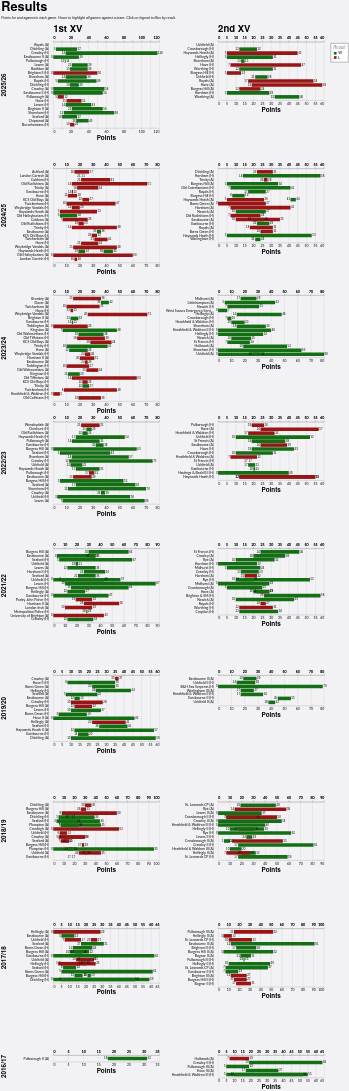

Write a Vega-Lite specification for this figure.
### Vega-Lite specification from a JSON file in a GitHub repository (floating-point values rounded to 4 significant figures; data arrays with more than 128 entries replaced by an {"elided": "..."} marker saying what was removed)
{"config": {"axis": {"labelFont": "Lato, sans-serif", "titleFont": "PT Sans Narrow, Helvetica Neue, Helvetica, Arial, sans-serif", "labelFontSize": 13, "titleFontSize": 24, "gridColor": "#202947", "gridOpacity": 0.2}, "header": {"labelFont": "PT Sans Narrow, Helvetica Neue, Helvetica, Arial, sans-serif", "titleFont": "PT Sans Narrow, Helvetica Neue, Helvetica, Arial, sans-serif", "labelFontSize": 24, "titleFontSize": 28, "labelFontWeight": "bold", "orient": "left"}, "legend": {"labelFont": "Lato, sans-serif", "titleFont": "PT Sans Narrow, Helvetica Neue, Helvetica, Arial, sans-serif", "labelFontSize": 14, "titleFontSize": 16, "titlePadding": 5, "fillColor": "white", "strokeColor": "black", "padding": 10, "titleFontWeight": "lighter", "titleFontStyle": "italic", "titleColor": "gray", "offset": 10}, "title": {"font": "PT Sans Narrow, Helvetica Neue, Helvetica, Arial, sans-serif", "fontSize": 48, "fontWeight": "bold", "anchor": "start", "align": "center", "titlePadding": 20, "subtitlePadding": 10, "subtitleFontSize": 13, "subtitleColor": "", "subtitleFontStyle": "italic", "offset": 15, "color": "black"}, "axisX": {"labelAngle": 0}, "facet": {"title": null, "header": null, "align": {"row": "each", "column": "each"}}, "resolve": {"scale": {"y": "independent", "facet": "independent"}}, "background": "#f2f1f4", "view": {"strokeWidth": 0}}, "data": {"name": "data-6f68012799d9d83200c97b6390981c0a"}, "facet": {"column": {"field": "squad", "header": {"labelAnchor": "start", "labelExpr": "datum.value + ' XV'", "labelFontSize": 36, "title": null}, "title": null, "type": "nominal"}, "row": {"field": "season", "sort": {"field": "season", "order": "descending"}, "title": null, "type": "nominal"}}, "spec": {"layer": [{"mark": {"type": "bar"}, "encoding": {"color": {"field": "result", "legend": {"orient": "right", "title": "Result", "titleOrient": "top"}, "scale": {"domain": ["W", "L"], "range": ["#146f14", "#981515"]}, "type": "nominal"}, "detail": {"field": "game_id", "type": "nominal"}, "opacity": {"condition": {"param": "param_8", "value": 1.0, "empty": true}, "value": 0.2}, "x": {"axis": {"offset": 5, "orient": "bottom"}, "field": "pf", "title": "Points", "type": "quantitative"}, "x2": {"field": "pa"}, "y": {"axis": {"domain": false, "grid": false, "offset": 15, "ticks": false, "title": null}, "field": "game_label", "sort": {"field": "date", "order": "descending"}, "title": null, "type": "nominal"}}, "name": "view_3"}, {"mark": {"type": "text", "align": "right", "dx": -2, "dy": 0}, "encoding": {"color": {"value": "black"}, "detail": {"field": "game_id", "type": "nominal"}, "opacity": {"condition": {"param": "param_8", "value": 1.0, "empty": true}, "value": 0.2}, "text": {"field": "loser", "type": "nominal"}, "x": {"axis": {"offset": 5, "orient": "top"}, "field": "loser", "title": null, "type": "quantitative"}, "y": {"axis": {"domain": false, "grid": false, "offset": 15, "ticks": false, "title": null}, "field": "game_label", "sort": {"field": "date", "order": "descending"}, "title": null, "type": "nominal"}}}, {"mark": {"type": "text", "align": "left", "dx": 2, "dy": 0}, "encoding": {"color": {"value": "black"}, "detail": {"field": "game_id", "type": "nominal"}, "opacity": {"condition": {"param": "param_8", "value": 1.0, "empty": true}, "value": 0.2}, "text": {"field": "winner", "type": "nominal"}, "x": {"axis": {"offset": 5, "orient": "top"}, "field": "winner", "title": null, "type": "quantitative"}, "y": {"axis": {"domain": false, "grid": false, "offset": 15, "ticks": false, "title": null}, "field": "game_label", "sort": {"field": "date", "order": "descending"}, "title": null, "type": "nominal"}}}], "height": {"step": 15}, "transform": [{"filter": {"param": "param_9", "empty": true}}], "width": 400}, "params": [{"name": "param_8", "select": {"type": "point", "clear": "mouseout", "fields": ["opposition"], "on": "hover"}, "views": ["view_3"]}, {"name": "param_9", "select": {"type": "point", "fields": ["result"]}, "views": ["view_3"]}], "resolve": {"scale": {"x": "independent", "y": "independent"}}, "spacing": 10, "title": {"text": "Results", "subtitle": "Points for and against in each game. Hover to highlight all games against a team. Click on legend to filter by result."}, "$schema": "https://vega.github.io/schema/vega-lite/v5.20.1.json", "datasets": {"data-6f68012799d9d83200c97b6390981c0a": {"elided": "297 records"}}}
